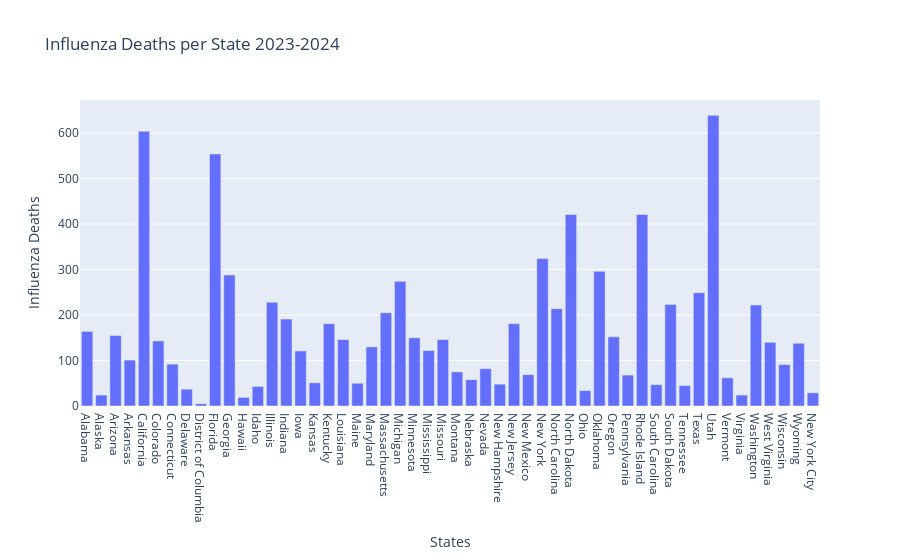

The code cell stored with this chart in its notebook:
### Code cell
states = influenza_deaths_df['States']
deaths = influenza_deaths_df['Influenza Deaths']


plt.figure(figsize=(12, 5))
plt.bar(states, deaths, color='red')
plt.xticks(rotation=90)
plt.xlabel('States')
plt.ylabel('Influenza Deaths')
plt.title('Influenza Deaths per State 2023-2024')
plt.show()

import plotly.express as px

states = influenza_deaths_df['States']
deaths = influenza_deaths_df['Influenza Deaths']

fig = px.bar(x=states, y=deaths, labels={'x':'States', 'y':'Influenza Deaths'}, title='Influenza Deaths per State 2023-2024')
fig.show()
fig.write_html("interactive_mortality_plot.html")

### Figure 1 — Plotly figure (JSON) as saved in the notebook; plotly's stock layout.template omitted (floating-point values rounded to 4 significant figures)
{"data": [{"alignmentgroup": "True", "hovertemplate": "States=%{x}<br>Influenza Deaths=%{y}<extra></extra>", "legendgroup": "", "marker": {"color": "#636efa", "pattern": {"shape": ""}}, "name": "", "offsetgroup": "", "orientation": "v", "showlegend": false, "textposition": "auto", "type": "bar", "x": ["Alabama", "Alaska", "Arizona", "Arkansas", "California", "Colorado", "Connecticut", "Delaware", "District of Columbia", "Florida", "Georgia", "Hawaii", "Idaho", "Illinois", "Indiana", "Iowa", "Kansas", "Kentucky", "Louisiana", "Maine", "Maryland", "Massachusetts", "Michigan", "Minnesota", "Mississippi", "Missouri", "Montana", "Nebraska", "Nevada", "New Hampshire", "New Jersey", "New Mexico", "New York", "North Carolina", "North Dakota", "Ohio", "Oklahoma", "Oregon", "Pennsylvania", "Rhode Island", "South Carolina", "South Dakota", "Tennessee", "Texas", "Utah", "Vermont", "Virginia", "Washington", "West Virginia", "Wisconsin", "Wyoming", "New York City"], "xaxis": "x", "y": [164, 24, 155, 101, 604, 143, 92, 37, 5, 554, 288, 19, 43, 228, 191, 121, 51, 181, 146, 50, 130, 205, 274, 150, 122, 146, 75, 58, 82, 48, 181, 69, 324, 214, 421, 34, 296, 152, 68, 421, 47, 223, 45, 249, 639, 62, 24, 222, 140, 91, 138, 29], "yaxis": "y"}], "layout": {"barmode": "relative", "legend": {"tracegroupgap": 0}, "title": {"text": "Influenza Deaths per State 2023-2024"}, "xaxis": {"anchor": "y", "domain": [0, 1], "title": {"text": "States"}}, "yaxis": {"anchor": "x", "domain": [0, 1], "title": {"text": "Influenza Deaths"}}}}
